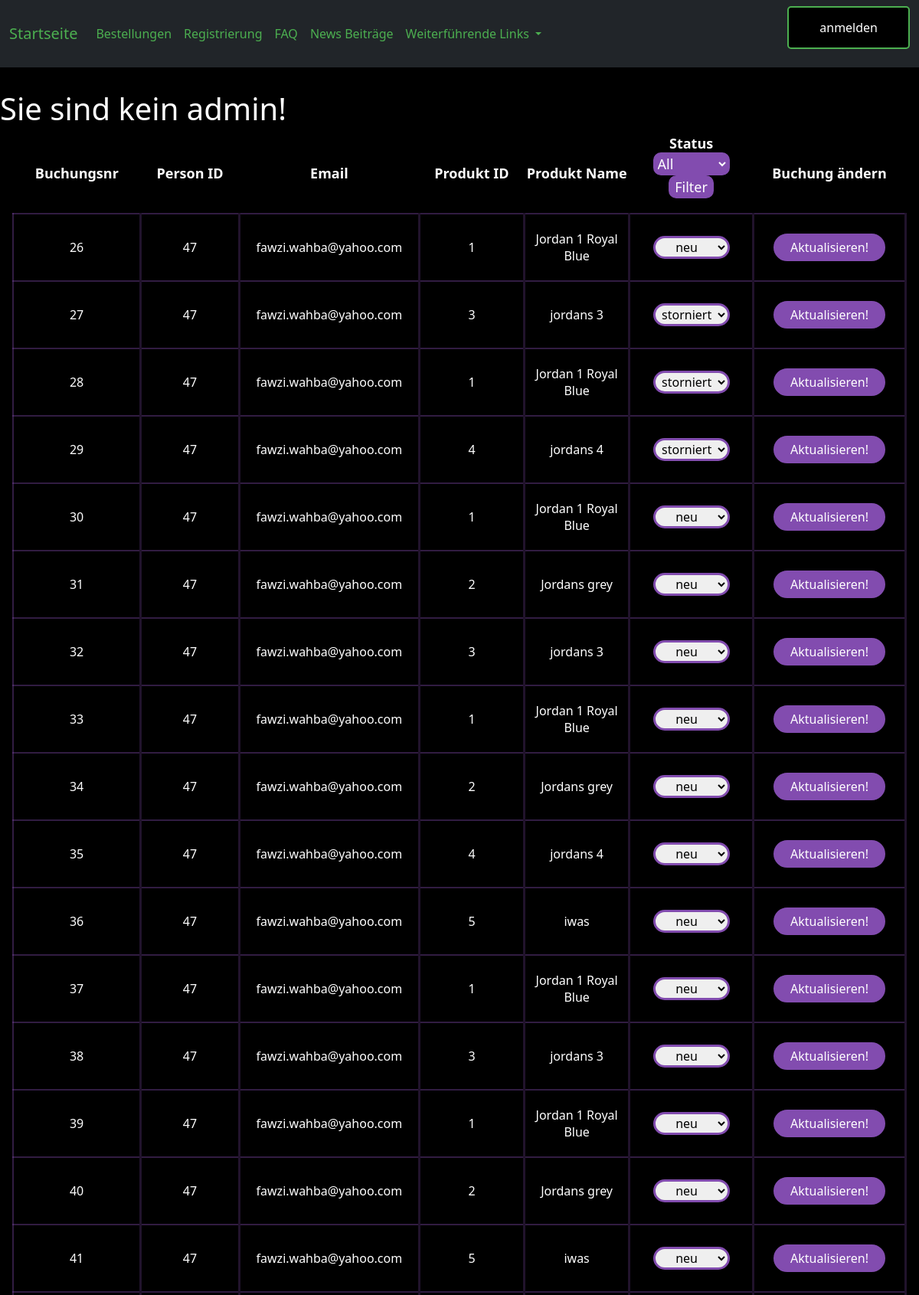
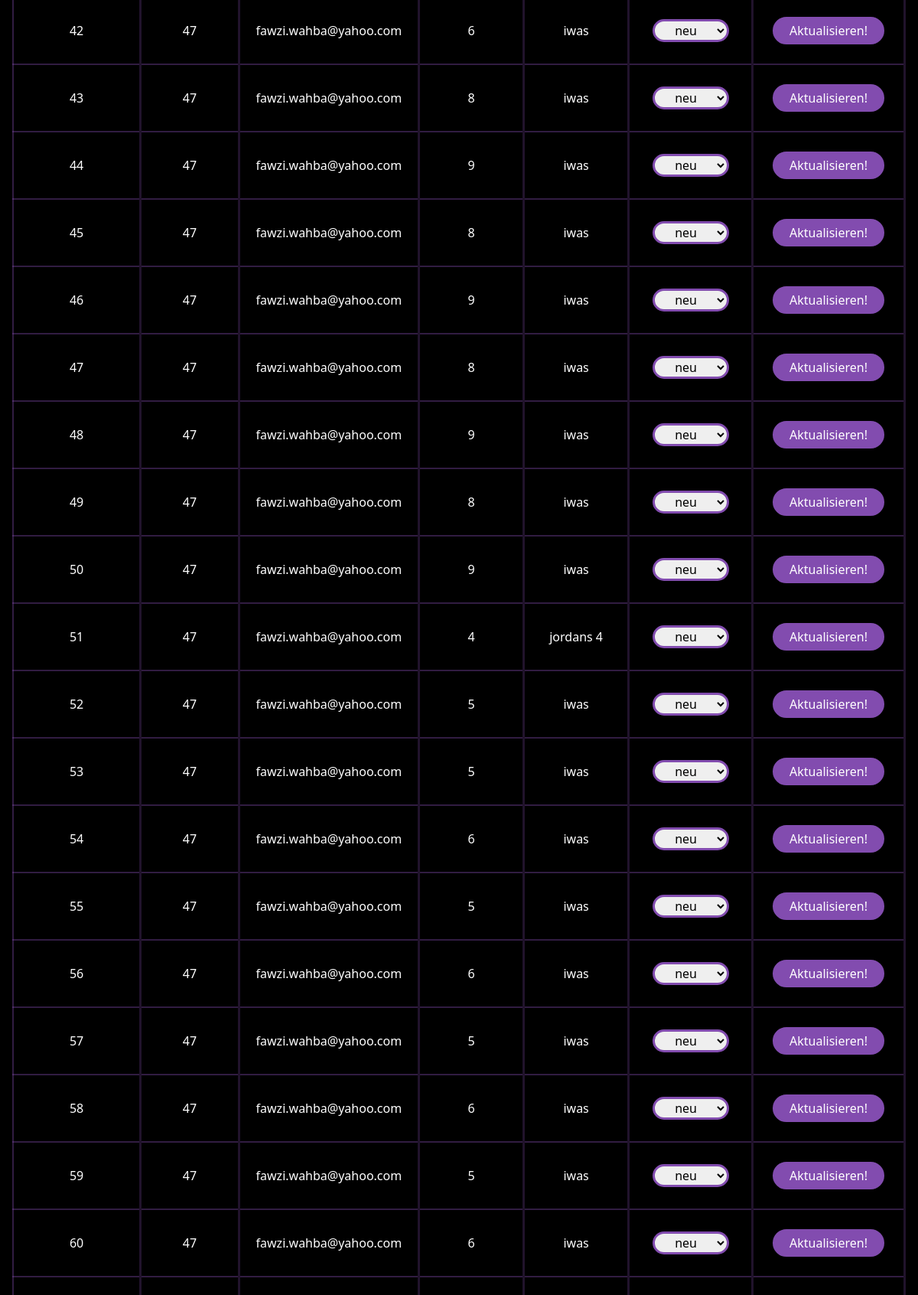
/00old/show_all_sales.php (upper part), run on the app's committed database (2 pictures, top to bottom).
### tables this page shows
CREATE TABLE `verkaufte_produkte` (
  `id` int(11) NOT NULL,
  `usermail` varchar(255) NOT NULL,
  `fk_person_id` int(11) NOT NULL,
  `fk_produkt_id` int(11) NOT NULL,
  `produkt_name` varchar(255) NOT NULL,
  `timestamp` timestamp NOT NULL DEFAULT current_timestamp() ON UPDATE current_timestamp(),
  `status` varchar(255) NOT NULL DEFAULT 'neu',
  `produkt_preis` int(11) NOT NULL
);

### 00old/show_all_sales.php (the view, shortened to what this page needs)
<html>
<head>
    <link rel="stylesheet" href="../0design/my_design.css">
    <?php
    include "admin.php";
    ?>
</head>
<body>
<table class="mx-3">
    <tr>
        <th class="th">Buchungsnr</th>
        <th class="th">Person ID</th>
        <th class="th">Email</th>
        <th class="th">Produkt ID</th>
        <th class="th">Produkt Name</th>
        <th class="th">Status
            <form method="post" action="">
                <select name="status_filter" class="dropdown_filter" id="status_filter">
                    <option value="" <?php if(!isset($_POST['status_filter'])) echo 'selected';?>>All</option>
                </select>
                <input type="submit" class="dropdown_submit" value="Filter">
            </form>
        </th>
        <th class="th">Buchung ändern</th>
    </tr>
    <?php
    include_once "../0include/dbaccess.php";
    $sql = "SELECT * FROM verkaufte_produkte";
    $result = mysqli_query($db_obj, $sql);
    if (mysqli_num_rows($result) > 0) {
        while($row = mysqli_fetch_assoc($result)) {
            echo "<tr class='my_tr'>";
            echo "<form method='post' class='my-0 py-0 mx-0 px-0 my_form'>";
            echo "<td class='text-center right_border'>";
            echo"<div class='text-center '>";
            echo  $row["id"] ;
            echo "</div>";
            echo "</td>";
            echo "<td class='text-center right_border'>" . $row["fk_person_id"] . "</td>";
            echo "<td class='text-center right_border'>" . $row["usermail"] . "</td>";
            echo "<td class='text-center right_border'>" . $row["fk_produkt_id"] . "</td>";
            echo "<td class='text-center right_border'>" . $row["produkt_name"] . "</td>";
            echo "<td class='text-center right_border'>";
            echo "<select name='status' id='status' class='input my-4'>";
            echo "<option value='neu' " . ($row["status"] == "neu" ? "selected" : "") . ">neu</option>";
            echo "<option value='storniert' " . ($row["status"] == "storniert" ? "selected" : "") . ">storniert</option>";
            echo "</select>";
            echo "</td>";
            echo "<td class='text-center right_border'>";
            echo "<button type='button' class='button_2 my-4' onclick='change_res_data(this)'>Aktualisieren!</button>";
            echo "</td>";
            echo "</form>";
            echo "</tr>";
        }
    }else {
        echo "</table>";
        echo "<div class='warnung py-3 my-3'>";
        echo "Keine Buchungen gefunden!";
        echo "</div>";
    }
    ?>
</table>
</body>
</html>

### 0design/my_design.css (style rules this page uses)
body { background-color: black; color: white; }
.button_2 { background-color: #824caf; color: white; border: 2px solid #824caf; padding: 14px 40px; border-radius: 5px; transition-duration: 0.25s; }
.input { display: grid; grid-auto-rows: auto; grid-template-columns: 50%; margin-top: 30px; margin-left: 50%; transform: translate(-50%,-50%); text-align: center ; border: 3px #824caf solid ; padding: 14px 10px; width: 200px; outline: none; border-radius: 25px; transition-duration: 0.4s; }

### 0design/login.css (style rules this page uses)
body { background-color: black; color: white; }

### 00old/show_all_sales.php (style rules this page uses)
.my_tr { border: 2px solid #824caf60; }
.th { width: 400px; margin-left: 50px; margin-right: 50px; font-size: large; text-align: center; }
.button_2 { margin: 0; margin-bottom: 50px; padding: 5px; padding-left: 20px; padding-right: 20px; border-radius: 50px; }
.right_border { border-right: #824caf40 solid; }
.input { margin-top: 0; margin-bottom: 50px; display: inline-block; padding: 0; width: 100px; margin-left: 0; transform: none; border-color: #824caf; }
.dropdown_filter { outline: none; color: white; border: 2px #824caf solid; background-color: #824caf; border-radius: 10px; }
.dropdown_submit { color: white; border: 2px #824caf solid; background-color: #824caf; border-radius: 10px; }

### data on the page
verkaufte_produkte: id "26", fk_person "47", usermail "fawzi.wahba@yahoo.com", fk_produkt "1", produkt_name "Jordan 1 Royal Blue", status "neu"
verkaufte_produkte: id "27", fk_person "47", usermail "fawzi.wahba@yahoo.com", fk_produkt "3", produkt_name "jordans 3", status "storniert"
verkaufte_produkte: id "28", fk_person "47", usermail "fawzi.wahba@yahoo.com", fk_produkt "1", produkt_name "Jordan 1 Royal Blue", status "storniert"
verkaufte_produkte: id "29", fk_person "47", usermail "fawzi.wahba@yahoo.com", fk_produkt "4", produkt_name "jordans 4", status "storniert"
verkaufte_produkte: id "30", fk_person "47", usermail "fawzi.wahba@yahoo.com", fk_produkt "1", produkt_name "Jordan 1 Royal Blue", status "neu"
verkaufte_produkte: id "31", fk_person "47", usermail "fawzi.wahba@yahoo.com", fk_produkt "2", produkt_name "Jordans grey", status "neu"
verkaufte_produkte: id "32", fk_person "47", usermail "fawzi.wahba@yahoo.com", fk_produkt "3", produkt_name "jordans 3", status "neu"
verkaufte_produkte: id "33", fk_person "47", usermail "fawzi.wahba@yahoo.com", fk_produkt "1", produkt_name "Jordan 1 Royal Blue", status "neu"
verkaufte_produkte: id "34", fk_person "47", usermail "fawzi.wahba@yahoo.com", fk_produkt "2", produkt_name "Jordans grey", status "neu"
verkaufte_produkte: id "35", fk_person "47", usermail "fawzi.wahba@yahoo.com", fk_produkt "4", produkt_name "jordans 4", status "neu"
verkaufte_produkte: id "36", fk_person "47", usermail "fawzi.wahba@yahoo.com", fk_produkt "5", produkt_name "iwas", status "neu"
verkaufte_produkte: id "37", fk_person "47", usermail "fawzi.wahba@yahoo.com", fk_produkt "1", produkt_name "Jordan 1 Royal Blue", status "neu"
verkaufte_produkte: id "38", fk_person "47", usermail "fawzi.wahba@yahoo.com", fk_produkt "3", produkt_name "jordans 3", status "neu"
verkaufte_produkte: id "39", fk_person "47", usermail "fawzi.wahba@yahoo.com", fk_produkt "1", produkt_name "Jordan 1 Royal Blue", status "neu"
verkaufte_produkte: id "40", fk_person "47", usermail "fawzi.wahba@yahoo.com", fk_produkt "2", produkt_name "Jordans grey", status "neu"
verkaufte_produkte: id "41", fk_person "47", usermail "fawzi.wahba@yahoo.com", fk_produkt "5", produkt_name "iwas", status "neu"
verkaufte_produkte: id "42", fk_person "47", usermail "fawzi.wahba@yahoo.com", fk_produkt "6", produkt_name "iwas", status "neu"
verkaufte_produkte: id "43", fk_person "47", usermail "fawzi.wahba@yahoo.com", fk_produkt "8", produkt_name "iwas", status "neu"
verkaufte_produkte: id "44", fk_person "47", usermail "fawzi.wahba@yahoo.com", fk_produkt "9", produkt_name "iwas", status "neu"
verkaufte_produkte: id "45", fk_person "47", usermail "fawzi.wahba@yahoo.com", fk_produkt "8", produkt_name "iwas", status "neu"
verkaufte_produkte: id "46", fk_person "47", usermail "fawzi.wahba@yahoo.com", fk_produkt "9", produkt_name "iwas", status "neu"
verkaufte_produkte: id "47", fk_person "47", usermail "fawzi.wahba@yahoo.com", fk_produkt "8", produkt_name "iwas", status "neu"
verkaufte_produkte: id "48", fk_person "47", usermail "fawzi.wahba@yahoo.com", fk_produkt "9", produkt_name "iwas", status "neu"
verkaufte_produkte: id "49", fk_person "47", usermail "fawzi.wahba@yahoo.com", fk_produkt "8", produkt_name "iwas", status "neu"
verkaufte_produkte: id "50", fk_person "47", usermail "fawzi.wahba@yahoo.com", fk_produkt "9", produkt_name "iwas", status "neu"
verkaufte_produkte: id "51", fk_person "47", usermail "fawzi.wahba@yahoo.com", fk_produkt "4", produkt_name "jordans 4", status "neu"
verkaufte_produkte: id "52", fk_person "47", usermail "fawzi.wahba@yahoo.com", fk_produkt "5", produkt_name "iwas", status "neu"
verkaufte_produkte: id "53", fk_person "47", usermail "fawzi.wahba@yahoo.com", fk_produkt "5", produkt_name "iwas", status "neu"
verkaufte_produkte: id "54", fk_person "47", usermail "fawzi.wahba@yahoo.com", fk_produkt "6", produkt_name "iwas", status "neu"
verkaufte_produkte: id "55", fk_person "47", usermail "fawzi.wahba@yahoo.com", fk_produkt "5", produkt_name "iwas", status "neu"
verkaufte_produkte: id "56", fk_person "47", usermail "fawzi.wahba@yahoo.com", fk_produkt "6", produkt_name "iwas", status "neu"
verkaufte_produkte: id "57", fk_person "47", usermail "fawzi.wahba@yahoo.com", fk_produkt "5", produkt_name "iwas", status "neu"
verkaufte_produkte: id "58", fk_person "47", usermail "fawzi.wahba@yahoo.com", fk_produkt "6", produkt_name "iwas", status "neu"
verkaufte_produkte: id "59", fk_person "47", usermail "fawzi.wahba@yahoo.com", fk_produkt "5", produkt_name "iwas", status "neu"
verkaufte_produkte: id "60", fk_person "47", usermail "fawzi.wahba@yahoo.com", fk_produkt "6", produkt_name "iwas", status "neu"
